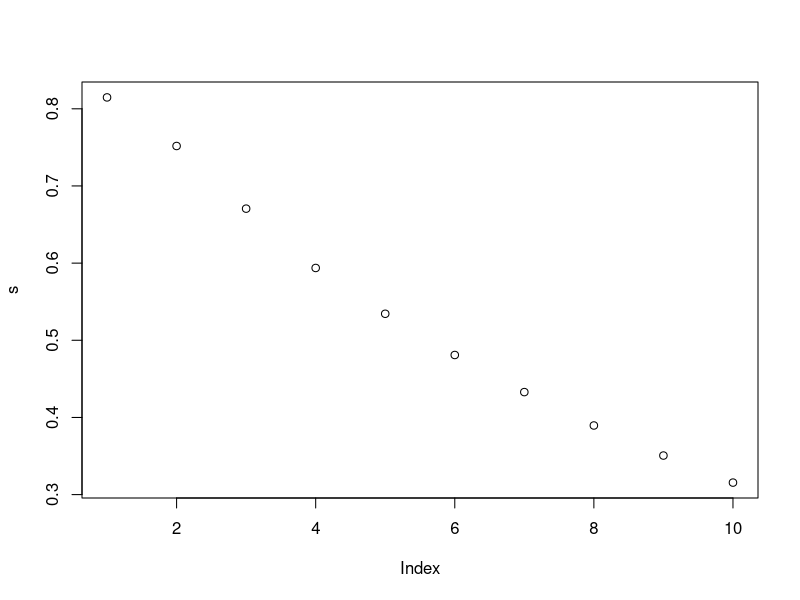
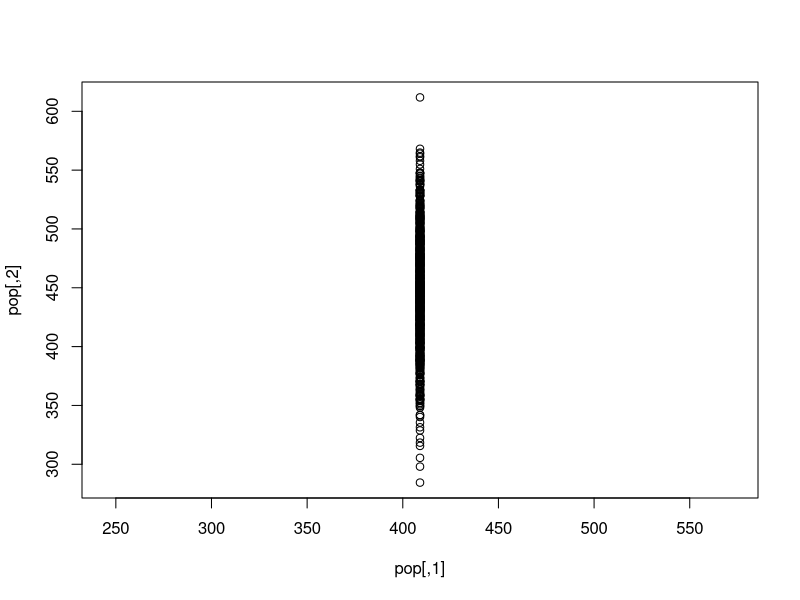
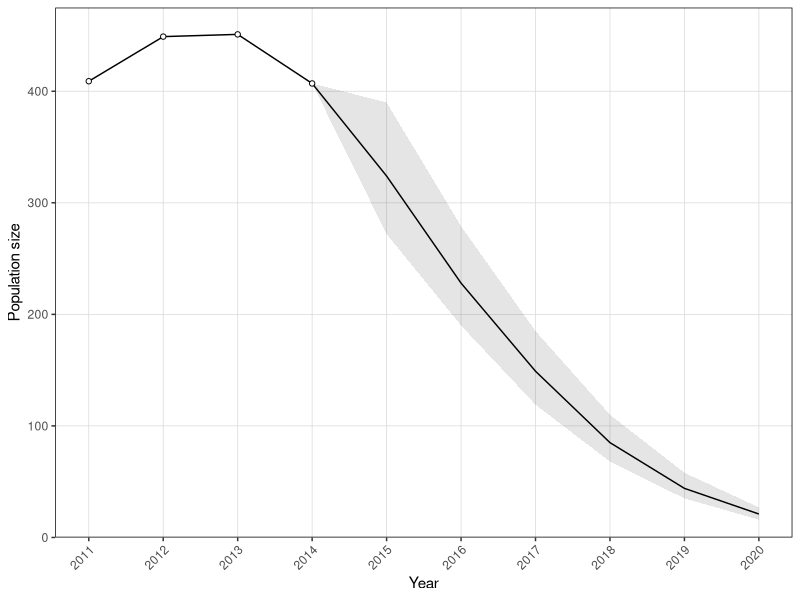

These charts were generated, in order, by the following R code: (Note: this script raises an error after producing the figures.)

rm(list=ls())

# emperic survival rates
s1 = 0.81474
s2 = 0.7517774
s3 = 0.6705938
s4 = 0.5937116 

s = c(s1,s2,s3,s4)

#### get the rates of change from year to year ####

r1 = s2/s1
r2 = s3/s2
r3 = s4/s3

r = c(r1,r2,r3)

r_avg = mean(r)
r_sd = sd(r)


#### predict future status of survival ####

# rate = st+1/st
# st+1 = rate * st

years = 10

for(i in 5:years){
  s[i] = r_avg * s[i-1]
}

plot(s)

#### project into future #### 

## get lambdas
lambda_fun = function(survival){
  
  s = survival
  
  mat = matrix(0, nrow = 2, ncol = 2)
  
  mat[1,1] = 0.47 * s * 0.38 * 1
  mat[1,2] = s * 0.85 * 1
  mat[2,1] = 0.47 * s
  mat[2,2] = s
  
  mat_eigen = eigen(mat)
  lambda = mat_eigen$values[1]
  
  return(lambda)
}

lambdas = vector(mode = "numeric", length = 0)
for(i in 1:length(s)){
  lambdas[i] = lambda_fun(s[i])
}

## add stochasticity
iterations = 1000

lambdas_stoch = matrix(0, nrow = iterations, ncol = years)

for(i in 1:years){
  lambdas_stoch[, i] = rnorm(iterations, lambdas[i], sd = 0.10 * lambdas[i])
}

#if less than 0, make 0
lambdas_stoch[lambdas_stoch < 0] = 0


## project
n_init = 409

pop = matrix(0, nrow = iterations, ncol = years)
pop[,1] = n_init

for(i in 1:iterations){
  
  for(j in 2:years){
  
    pop[i,j] = pop[i,j-1] * lambdas_stoch[i,j-1]
    
    if(pop[i,j] < 0){
      pop[i,j] = 0
    }
  }
}

plot(pop)

## data extraction - get median and quartiles
pop_median = vector(mode = "numeric", length = 0)
pop_80 = vector(mode = "numeric", length = 0)
pop_20 = vector(mode = "numeric", length = 0)


for(y in 1:years){
  pop_median[y] = round(median(pop[,y]))
  pop_80[y] = round(quantile(pop[,y], 0.80))
  pop_20[y] = round(quantile(pop[,y], 0.20))
}


#### pop size plot ####
library(ggplot2)
library(reshape2)

year = 1:years

#get into right data format
pop1 = cbind.data.frame(year, pop_median)
pop_quants = cbind.data.frame(year, pop_80, pop_20)
pop_quants[4,2:3] = pop_median[4]

p = ggplot() +
  
  geom_line(data = pop1, aes(x=year, y=pop_median)) +
  geom_point(data = pop1[1:4,], aes(x=year, y=pop_median), size=1.5, shape=21, fill="white") +
  # scale_colour_manual(labels = c("Total population"),
  #                     values=c("black")) +

  geom_ribbon(data = pop_quants[4:years,], aes(x = year, ymin = pop_20, ymax = pop_80),
              fill = "black", alpha = 0.1)  +
  theme(
    legend.title=element_blank(),
    panel.background = element_rect(fill = "white", colour = "white"),
    panel.border = element_rect(colour = "black", fill=NA, size=0.5),
    panel.grid.major.y = element_line(colour="#d9d9d9", size=0.25),
    panel.grid.minor.y = element_blank(),
    panel.grid.major.x = element_line(colour="#d9d9d9", size=0.25),
    legend.position = c(0.8,0.8),
    axis.text.x = element_text(angle = 45, hjust = 1)
  ) +
  
  scale_x_continuous("Year", breaks = 1:10, 
                     labels = 2011:2020) +
  scale_y_continuous("Population size",
                     expand = c(0, 0), 
                     limits = c(0,475), 
                     breaks = seq(0, 400, 100))


print(p)

#### save pop plot ####

setwd("C:/Users/oliver/Google Drive/PhD/Research/Indiana bat/figs/")
tempname = "dose_response_with_projection.pdf"
ggsave(tempname, plot = p, device = NULL, path = NULL,
       scale = 0.8, width = NA, height = NA,
       units = c("cm"), dpi = 300)



#### survival plot ####

surv = cbind.data.frame(year,s)

p2 = ggplot() +
      geom_line(data = surv, aes(x=year, y=s)) +
      geom_point(data = surv[1:4,], aes(x=year, y=s), size=1.5, shape=21, fill="white") +
      theme(
        legend.title=element_blank(),
        panel.background = element_rect(fill = "white", colour = "white"),
        panel.border = element_rect(colour = "black", fill=NA, size=0.5),
        panel.grid.major.y = element_line(colour="#d9d9d9", size=0.25),
        panel.grid.minor.y = element_blank(),
        panel.grid.major.x = element_line(colour="#d9d9d9", size=0.25),
        legend.position = c(0.8,0.8),
        axis.text.x = element_text(angle = 45, hjust = 1)
        ) +
      
      scale_x_continuous("Year", breaks = 1:10, 
                         labels = 2011:2020) +
      scale_y_continuous("Survival rate",
                         expand = c(0, 0), 
                         limits = c(0.25,0.85), 
                         breaks = seq(0.2, 0.9, 0.1))

print(p2)

#### save pop plot ####

setwd("C:/Users/oliver/Google Drive/PhD/Research/Indiana bat/figs/")
tempname = "dose_response_survival.pdf"
ggsave(tempname, plot = p2, device = NULL, path = NULL,
       scale = 0.8, width = NA, height = NA,
       units = c("cm"), dpi = 300)

